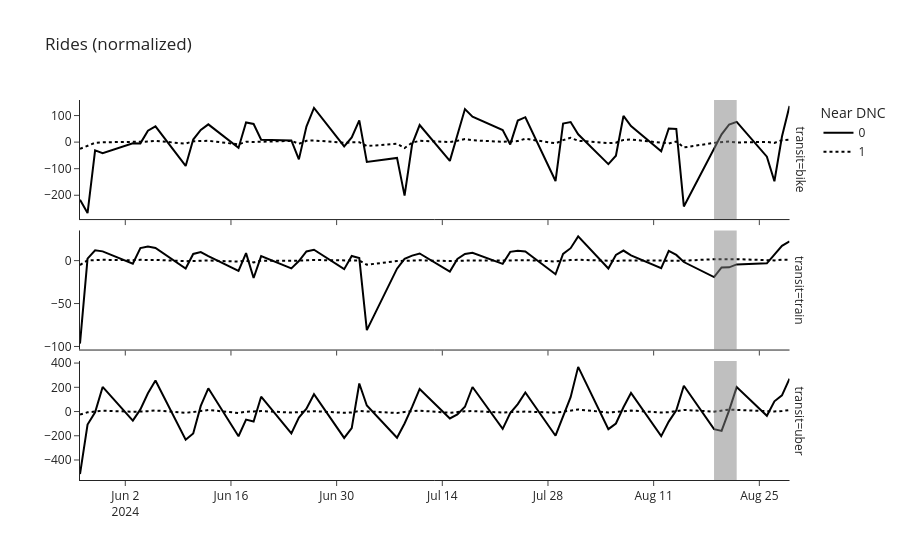

This figure's notebook cell:
### Code cell
plot_pt(pipes([drop_weekends, drop_damen])(panel), scale='demean')
